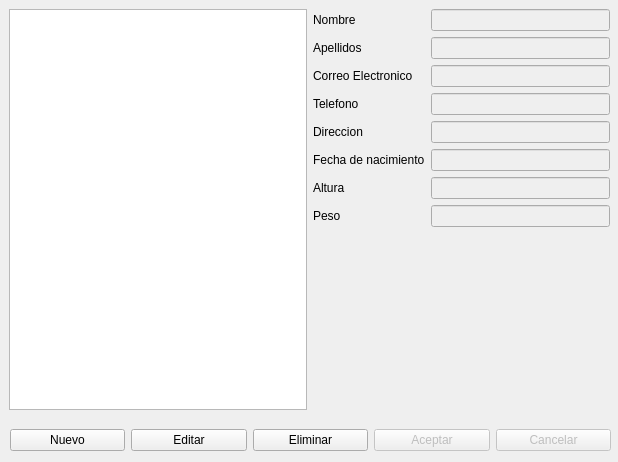
<?xml version="1.0" encoding="UTF-8"?>
<ui version="4.0">
 <class>MainWindow</class>
 <widget class="QMainWindow" name="MainWindow">
  <property name="geometry">
   <rect>
    <x>0</x>
    <y>0</y>
    <width>618</width>
    <height>462</height>
   </rect>
  </property>
  <property name="windowTitle">
   <string>MainWindow</string>
  </property>
  <widget class="QWidget" name="centralwidget">
   <widget class="QWidget" name="horizontalLayoutWidget">
    <property name="geometry">
     <rect>
      <x>9</x>
      <y>9</y>
      <width>601</width>
      <height>401</height>
     </rect>
    </property>
    <layout class="QHBoxLayout" name="horizontalLayout_2">
     <item>
      <widget class="QTableWidget" name="tabla"/>
     </item>
     <item>
      <layout class="QFormLayout" name="formLayout_4">
       <item row="1" column="0">
        <widget class="QLabel" name="label">
         <property name="text">
          <string>Nombre</string>
         </property>
        </widget>
       </item>
       <item row="1" column="1">
        <layout class="QHBoxLayout" name="horizontalLayout_4">
         <item>
          <widget class="QLineEdit" name="nombre">
           <property name="enabled">
            <bool>false</bool>
           </property>
          </widget>
         </item>
        </layout>
       </item>
       <item row="2" column="0">
        <widget class="QLabel" name="label_2">
         <property name="text">
          <string>Apellidos</string>
         </property>
        </widget>
       </item>
       <item row="2" column="1">
        <widget class="QLineEdit" name="apellidos">
         <property name="enabled">
          <bool>false</bool>
         </property>
        </widget>
       </item>
       <item row="3" column="0">
        <widget class="QLabel" name="label_3">
         <property name="text">
          <string>Correo Electronico</string>
         </property>
        </widget>
       </item>
       <item row="3" column="1">
        <widget class="QLineEdit" name="email">
         <property name="enabled">
          <bool>false</bool>
         </property>
        </widget>
       </item>
       <item row="4" column="0">
        <widget class="QLabel" name="label_4">
         <property name="text">
          <string>Telefono</string>
         </property>
        </widget>
       </item>
       <item row="4" column="1">
        <widget class="QLineEdit" name="telefono">
         <property name="enabled">
          <bool>false</bool>
         </property>
        </widget>
       </item>
       <item row="5" column="0">
        <widget class="QLabel" name="label_5">
         <property name="text">
          <string>Direccion</string>
         </property>
        </widget>
       </item>
       <item row="5" column="1">
        <widget class="QLineEdit" name="direccion">
         <property name="enabled">
          <bool>false</bool>
         </property>
        </widget>
       </item>
       <item row="6" column="0">
        <widget class="QLabel" name="label_6">
         <property name="text">
          <string>Fecha de nacimiento</string>
         </property>
        </widget>
       </item>
       <item row="6" column="1">
        <widget class="QLineEdit" name="fecha">
         <property name="enabled">
          <bool>false</bool>
         </property>
        </widget>
       </item>
       <item row="7" column="0">
        <widget class="QLabel" name="label_7">
         <property name="text">
          <string>Altura</string>
         </property>
        </widget>
       </item>
       <item row="7" column="1">
        <widget class="QLineEdit" name="altura">
         <property name="enabled">
          <bool>false</bool>
         </property>
        </widget>
       </item>
       <item row="8" column="0">
        <widget class="QLabel" name="label_8">
         <property name="text">
          <string>Peso</string>
         </property>
        </widget>
       </item>
       <item row="8" column="1">
        <widget class="QLineEdit" name="peso">
         <property name="enabled">
          <bool>false</bool>
         </property>
        </widget>
       </item>
      </layout>
     </item>
    </layout>
   </widget>
   <widget class="QWidget" name="horizontalLayoutWidget_2">
    <property name="geometry">
     <rect>
      <x>10</x>
      <y>420</y>
      <width>601</width>
      <height>41</height>
     </rect>
    </property>
    <layout class="QHBoxLayout" name="horizontalLayout_3">
     <item>
      <widget class="QPushButton" name="nuevo">
       <property name="text">
        <string>Nuevo</string>
       </property>
      </widget>
     </item>
     <item>
      <widget class="QPushButton" name="editar">
       <property name="text">
        <string>Editar</string>
       </property>
      </widget>
     </item>
     <item>
      <widget class="QPushButton" name="eliminar">
       <property name="text">
        <string>Eliminar</string>
       </property>
      </widget>
     </item>
     <item>
      <widget class="QPushButton" name="aceptar">
       <property name="enabled">
        <bool>false</bool>
       </property>
       <property name="text">
        <string>Aceptar</string>
       </property>
      </widget>
     </item>
     <item>
      <widget class="QPushButton" name="cancelar">
       <property name="enabled">
        <bool>false</bool>
       </property>
       <property name="text">
        <string>Cancelar</string>
       </property>
      </widget>
     </item>
    </layout>
   </widget>
  </widget>
 </widget>
 <resources/>
 <connections/>
</ui>
